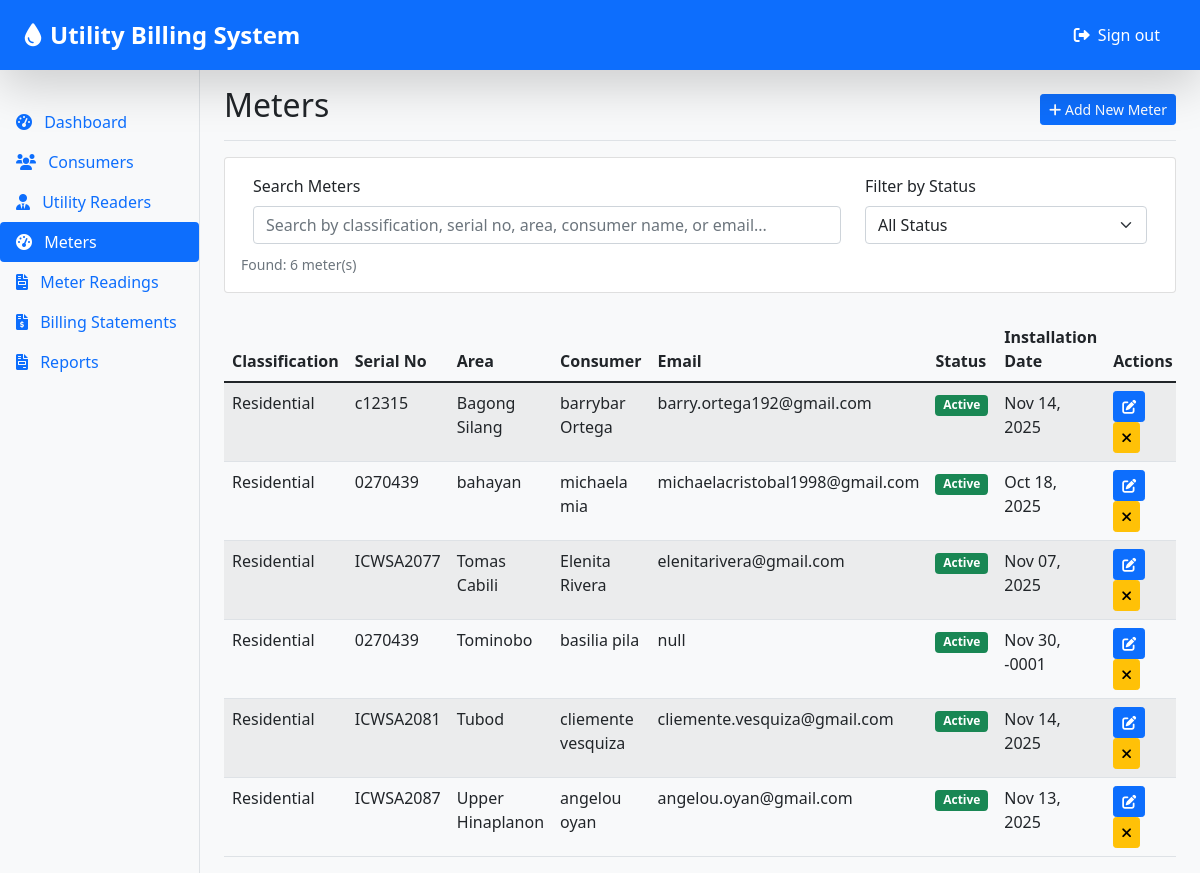
The app's page /public/meters.php (signed in) with its own data.
### tables this page shows
CREATE TABLE `meter` (
  `MeterID` int(11) NOT NULL,
  `ConsumerID` int(11) DEFAULT NULL,
  `Classification` enum('Residential','Commercial','Industrial') NOT NULL,
  `SerialNo` varchar(100) DEFAULT NULL,
  `Area` varchar(100) DEFAULT NULL,
  `InstallationDate` date NOT NULL DEFAULT curdate(),
  `LastReading` decimal(10,2) DEFAULT 0.00,
  `LastReadingDate` datetime DEFAULT NULL,
  `Status` enum('active','inactive','faulty') DEFAULT 'active'
);

CREATE TABLE `consumer` (
  `ConsumerID` int(11) NOT NULL,
  `AccountNo` varchar(50) DEFAULT NULL,
  `FirstName` varchar(50) NOT NULL,
  `LastName` varchar(50) NOT NULL,
  `Email` varchar(100) NOT NULL,
  `ContactNumber` varchar(20) NOT NULL,
  `Address` text NOT NULL,
  `Password` varchar(255) NOT NULL,
  `Status` enum('active','inactive','pending') DEFAULT 'pending',
  `BillingPreference` enum('paper','mobile_app') NOT NULL DEFAULT 'paper',
  `PreviousBillImage` varchar(255) DEFAULT NULL,
  `AppNotificationToken` varchar(255) DEFAULT NULL,
  `RegistrationDate` timestamp NOT NULL DEFAULT current_timestamp()
);

### public/meters.php (the view, shortened to what this page needs)
<?php
require_once '../config/db.php';
$meters = [];
$query = "SELECT m.*, c.FirstName, c.LastName, c.Email
          FROM meter m
          LEFT JOIN consumer c ON m.ConsumerID = c.ConsumerID
          ORDER BY m.Area, m.Classification";
$result = mysqli_query($conn, $query);
if ($result) {
    while ($row = mysqli_fetch_assoc($result)) {
        $meters[] = $row;
    }
}
include '../includes/header.php';
include '../includes/sidebar.php';
?>
<main class="col-md-9 ms-sm-auto col-lg-10 px-md-4">
    <div class="d-flex justify-content-between flex-wrap flex-md-nowrap align-items-center pt-3 pb-2 mb-3 border-bottom">
        <h1 class="h2">Meters</h1>
        <div class="btn-toolbar mb-2 mb-md-0">
            <a href="add_meter.php" class="btn btn-sm btn-primary">
                <i class="fas fa-plus"></i> Add New Meter
            </a>
        </div>
    </div>
    <div class="card mb-4">
        <div class="card-body">
            <div class="row">
                <div class="col-md-8">
                    <label for="searchInput" class="form-label">Search Meters</label>
                    <input type="text" class="form-control" id="searchInput" placeholder="Search by classification, serial no, area, consumer name, or email...">
                </div>
                <div class="col-md-4">
                    <label for="statusFilter" class="form-label">Filter by Status</label>
                    <select class="form-select" id="statusFilter">
                        <option value="">All Status</option>
                    </select>
                </div>
            </div>
            <div class="mt-2">
                <small class="text-muted">Found: <span id="resultCount"><?= count($meters) ?></span> meter(s)</small>
            </div>
        </div>
    </div>
    <div class="table-responsive">
        <table class="table table-striped table-hover" id="metersTable">
            <thead>
                <tr>
                    <th>Classification</th>
                    <th>Serial No</th>
                    <th>Area</th>
                    <th>Consumer</th>
                    <th>Email</th>
                    <th>Status</th>
                    <th>Installation Date</th>
                    <th>Actions</th>
                </tr>
            </thead>
            <tbody>
                <?php if (!empty($meters)): ?>
                    <?php foreach ($meters as $meter): ?>
                        <tr data-classification="<?= strtolower(htmlspecialchars($meter['Classification'] ?? '')) ?>"
                            data-serial="<?= strtolower(htmlspecialchars($meter['SerialNo'] ?? '')) ?>"
                            data-area="<?= strtolower(htmlspecialchars($meter['Area'] ?? '')) ?>"
                            data-consumer="<?= strtolower(htmlspecialchars(($meter['FirstName'] ?? '') . ' ' . ($meter['LastName'] ?? ''))) ?>"
                            data-email="<?= strtolower(htmlspecialchars($meter['Email'] ?? '')) ?>"
                            data-status="<?= strtolower($meter['Status'] ?? '') ?>">
                            <td><?= htmlspecialchars($meter['Classification'] ?? '-') ?></td>
                            <td><?= htmlspecialchars($meter['SerialNo'] ?? '-') ?></td>
                            <td><?= htmlspecialchars($meter['Area'] ?? '-') ?></td>
                            <td>
                                <?php if (!empty($meter['ConsumerID'])): ?>
                                    <?= htmlspecialchars(($meter['FirstName'] ?? '') . ' ' . ($meter['LastName'] ?? '')) ?>
                                <?php else: ?>
                                    <span class="text-muted">Unassigned</span>
                                <?php endif; ?>
                            </td>
                            <td><?= !empty($meter['Email']) ? htmlspecialchars($meter['Email']) : '<span class="text-muted">-</span>' ?></td>
                            <td>
                                <span class="badge bg-<?= ($meter['Status'] ?? '') === 'active' ? 'success' : 'secondary'; ?>">
                                    <?= ucfirst($meter['Status'] ?? 'Inactive'); ?>
                                </span>
                            </td>
                            <td><?= !empty($meter['InstallationDate']) ? date('M d, Y', strtotime($meter['InstallationDate'])) : '-' ?></td>
                            <td>
                                <button class="btn btn-sm btn-primary edit-meter"
                                        data-id="<?= $meter['MeterID'] ?>"
                                        data-classification="<?= htmlspecialchars($meter['Classification'] ?? '') ?>"
                                        data-serial="<?= htmlspecialchars($meter['SerialNo'] ?? '') ?>"
                                        data-consumer="<?= $meter['ConsumerID'] ?? '' ?>"
                                        data-area="<?= htmlspecialchars($meter['Area'] ?? '') ?>"
                                        data-installation-date="<?= $meter['InstallationDate'] ?? '' ?>"
                                        data-status="<?= $meter['Status'] ?? '' ?>"
                                        title="Edit">
                                    <i class="fas fa-edit"></i>
                                </button>
                                <button class="btn btn-sm btn-<?= ($meter['Status'] ?? '') === 'active' ? 'warning' : 'success'; ?> toggle-status"
                                        data-id="<?= $meter['MeterID'] ?>"
                                        data-status="<?= $meter['Status'] ?? '' ?>"
                                        title="<?= ($meter['Status'] ?? '') === 'active' ? 'Deactivate' : 'Activate'; ?>">
                                    <i class="fas fa-<?= ($meter['Status'] ?? '') === 'active' ? 'times' : 'check'; ?>"></i>
                                </button>
                            </td>
                        </tr>
                    <?php endforeach; ?>
                <?php else: ?>
                    <tr id="noResultsRow"><td colspan="8" class="text-center">No meters found.</td></tr>
                <?php endif; ?>
            </tbody>
        </table>
    </div>
</main>
<?php include '../includes/footer.php'; ?>

### assets/css/style.css (style rules this page uses)
body { min-height: 100vh; display: flex; flex-direction: column; background-color: #f8f9fa; }
.row { margin: 0; min-height: 100%; }

### records on screen
meter: Classification "Residential", SerialNo "c12315", Area "Bagong Silang", ConsumerID.LastName "barrybar Ortega", ConsumerID.Email "barry.ortega192@gmail.com", Status "Active", InstallationDate "Nov 14, 2025"
meter: Classification "Residential", SerialNo "0270439", Area "bahayan", ConsumerID.LastName "michaela mia", ConsumerID.Email "michaelacristobal1998@gmail.com", Status "Active", InstallationDate "Oct 18, 2025"
meter: Classification "Residential", SerialNo "ICWSA2077", Area "Tomas Cabili", ConsumerID.LastName "Elenita Rivera", ConsumerID.Email "elenitarivera@gmail.com", Status "Active", InstallationDate "Nov 07, 2025"
meter: Classification "Residential", SerialNo "0270439", Area "Tominobo", ConsumerID.LastName "basilia pila", ConsumerID.Email "null", Status "Active", InstallationDate "Nov 30, -0001"
meter: Classification "Residential", SerialNo "ICWSA2081", Area "Tubod", ConsumerID.LastName "cliemente vesquiza", ConsumerID.Email "cliemente.vesquiza@gmail.com", Status "Active", InstallationDate "Nov 14, 2025"
meter: Classification "Residential", SerialNo "ICWSA2087", Area "Upper Hinaplanon", ConsumerID.LastName "angelou oyan", ConsumerID.Email "angelou.oyan@gmail.com", Status "Active", InstallationDate "Nov 13, 2025"

### other values on screen
count($meters) "6"
